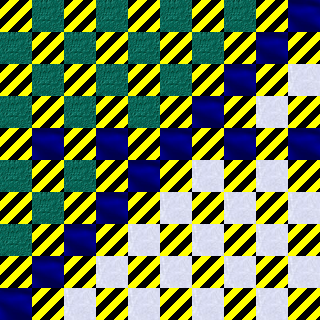

Tiled map render using the project's own tile images. Description and the map definition, with tile-layer contents summarised, below:
An orthogonal 10x10 tile map with 32x32 px tiles, 1 tile layer (ground).

<map version="1.10" tiledversion="1.11.2" orientation="orthogonal" renderorder="right-down" width="10" height="10" tilewidth="32" tileheight="32" infinite="0" nextlayerid="2" nextobjectid="1">
 <tileset firstgid="1" name="test_tileset" tilewidth="32" tileheight="32" tilecount="4" columns="2">
  <image source="test_tileset.png" width="64" height="64" />
 </tileset>
 <layer id="1" name="ground" width="10" height="10">
  <data>[100 cells, 100 non-empty, 4 distinct tile ids]</data>
 </layer>
</map>